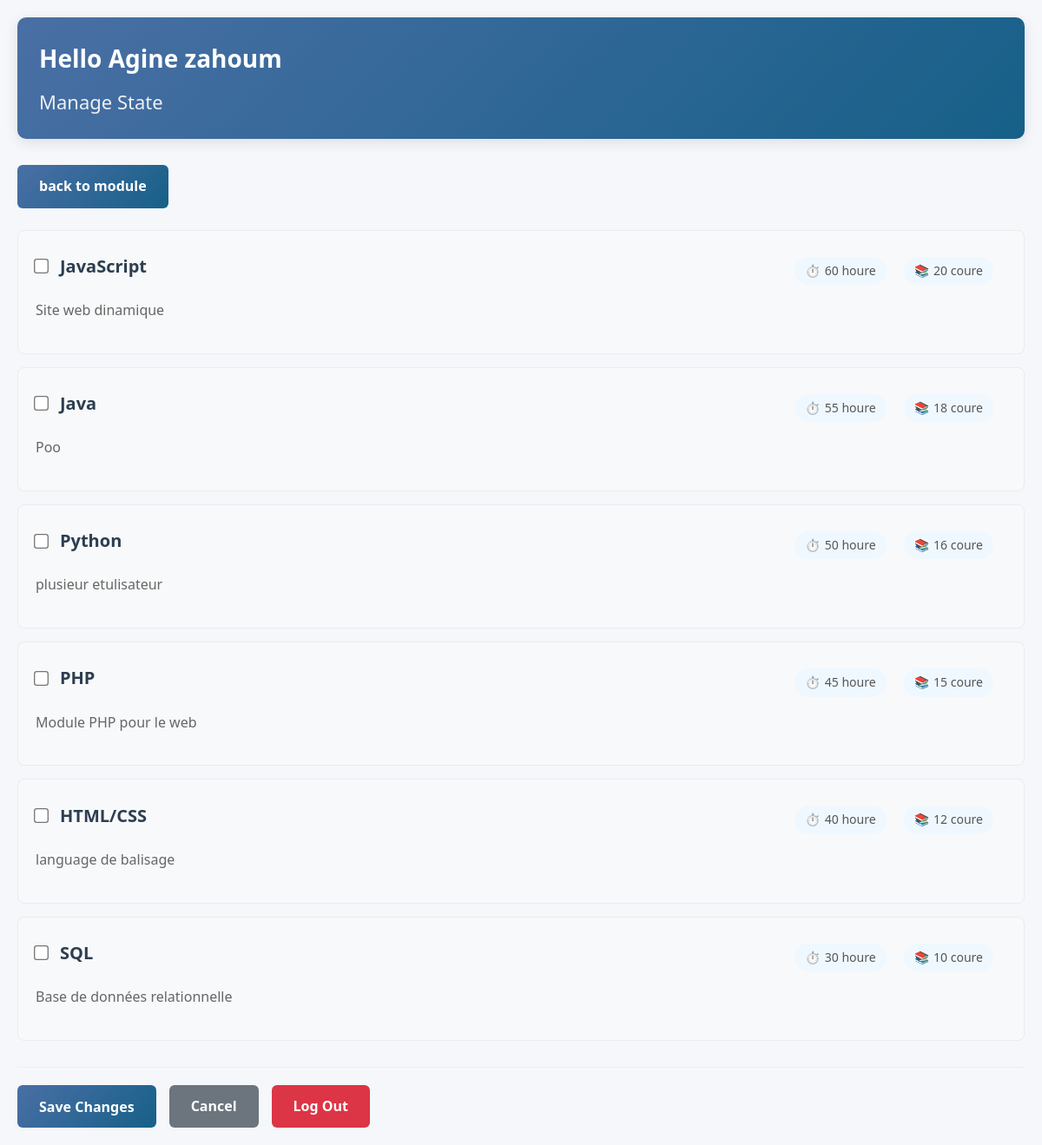
/modules.php (signed in), run on the app's committed database.
### tables this page shows
CREATE TABLE modules (
    id INT AUTO_INCREMENT PRIMARY KEY,
    nom VARCHAR(100),
    description TEXT
);

### modules.php (the view, shortened to what this page needs)
<?php
require 'config.php';
$username = $_SESSION['username'];
$all_modules_sql = "SELECT * FROM modules ORDER BY masse_horaire DESC, nom";
$all_modules_result = mysqli_query($conn, $all_modules_sql);
$selected_modules = array();
?>
<!DOCTYPE html>
<html lang="fr">
<head>
</head>
<body>
    <div class="container">
        <div class="header">
            <h2>Hello Agine <?php echo $username; ?></h2>
            <h3>Manage State </h3>
        </div>
        <div class="controls">
            <a href="page2.php" class="btn btn-primary">back to module</a>
        </div>
            <form method="POST">
                <?php
                if (mysqli_num_rows($all_modules_result) > 0) {
                    while ($module = mysqli_fetch_assoc($all_modules_result)) {
                        $is_selected = in_array($module['id'], $selected_modules);
                        echo '<div class="module-container">';
                        echo '<div class="module-header">';
                        echo '<input type="checkbox" class="module-checkbox"
                               name="modules[]" value="' . $module['id'] . '"'
                               . ($is_selected ? ' checked' : '') . '>';
                        echo '<span class="module-title">' . $module['nom'] . '</span>';
                        echo '<div class="module-meta">';
                        echo '<span class="meta-item"><span class="meta-icon">⏱️</span> ' . $module['masse_horaire'] . ' houre</span>';
                        echo '<span class="meta-item"><span class="meta-icon">📚</span> ' . $module['nombre_cours'] . ' coure</span>';
                        echo '</div>';
                        echo '</div>';
                        echo '<p class="module-desc">' . $module['description'] . '</p>';
                        echo '</div>';
                    }
                } else {
                    echo "<p>لا توجد وحدات دراسية في النظام</p>";
                }
                ?>
                <div class="form-actions">
                    <button type="submit" name="update_modules" class="btn btn-primary">Save Changes</button>
                    <a href="page2.php" class="btn btn-secondary">Cancel</a>
                    <a href="logout.php" class="btn btn-danger">Log Out</a>
                </div>
            </form>
        </div>
</body>
</html>

### modules.php (style rules this page uses)
* { margin: 0; padding: 0; box-sizing: border-box; font-family: 'Segoe UI', Tahoma, Geneva, Verdana, sans-serif; }
body { background-color: #f5f7fa; color: #333; line-height: 1.6; }
.container { max-width: 1200px; margin: 0 auto; padding: 20px; }
.header { background: linear-gradient(135deg, #4a6fa5 0%, #166088 100%); color: white; padding: 25px; border-radius: 10px; margin-bottom: 30px; box-shadow: 0 4px 15px rgba(0, 0, 0, 0.1); }
.module-meta { display: flex; gap: 20px; margin-top: 10px; color: #555; font-size: 14px; }
.meta-item { background-color: #f0f8ff; padding: 5px 12px; border-radius: 20px; display: inline-flex; align-items: center; gap: 5px; }
.meta-icon { font-weight: bold; color: #4a6fa5; }
.header h2 { font-size: 28px; margin-bottom: 10px; }
.header h3 { font-size: 22px; font-weight: 400; opacity: 0.9; }
.controls { display: flex; justify-content: space-between; align-items: center; margin-bottom: 25px; flex-wrap: wrap; gap: 15px; }
.btn { display: inline-block; padding: 12px 25px; border: none; border-radius: 6px; font-size: 16px; font-weight: 600; cursor: pointer; text-decoration: none; transition: all 0.3s ease; text-align: center; }
.btn-primary { background: linear-gradient(135deg, #4a6fa5 0%, #166088 100%); color: white; }
.btn-secondary { background-color: #6c757d; color: white; }
.btn-danger { background-color: #dc3545; color: white; }
.module-container { background-color: #f8f9fa; border: 1px solid #e9ecef; padding: 20px; margin-bottom: 15px; border-radius: 8px; transition: all 0.3s ease; }
.module-header { display: flex; align-items: center; justify-content: space-between; flex-wrap: wrap; gap: 15px; margin-bottom: 15px; }
.module-checkbox { transform: scale(1.3); accent-color: #4a6fa5; cursor: pointer; }
.module-title { font-weight: bold; color: #2c3e50; font-size: 20px; flex-grow: 1; }
.module-desc { color: #666; margin: 15px 0; padding-right: 40px; line-height: 1.8; }
.form-actions { display: flex; gap: 15px; margin-top: 30px; padding-top: 20px; border-top: 1px solid #eee; }

### data on the page
modules: nom "JavaScript", masse_horaire "60", nombre_cours "20", description "Site web dinamique"
modules: nom "Java", masse_horaire "55", nombre_cours "18", description "Poo"
modules: nom "Python", masse_horaire "50", nombre_cours "16", description "plusieur etulisateur"
modules: nom "PHP", masse_horaire "45", nombre_cours "15", description "Module PHP pour le web"
modules: nom "HTML/CSS", masse_horaire "40", nombre_cours "12", description "language de balisage"
modules: nom "SQL", masse_horaire "30", nombre_cours "10", description "Base de données relationnelle"

### other printed values
$username "zahoum"
